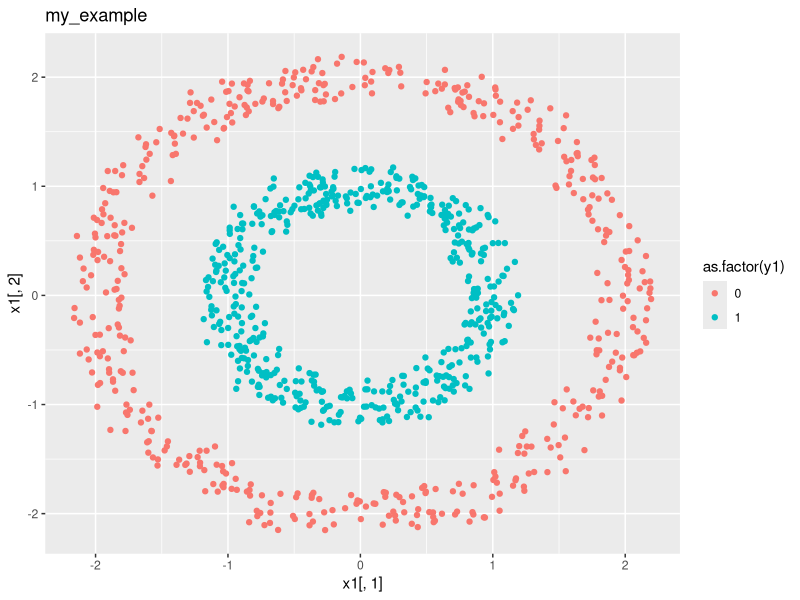
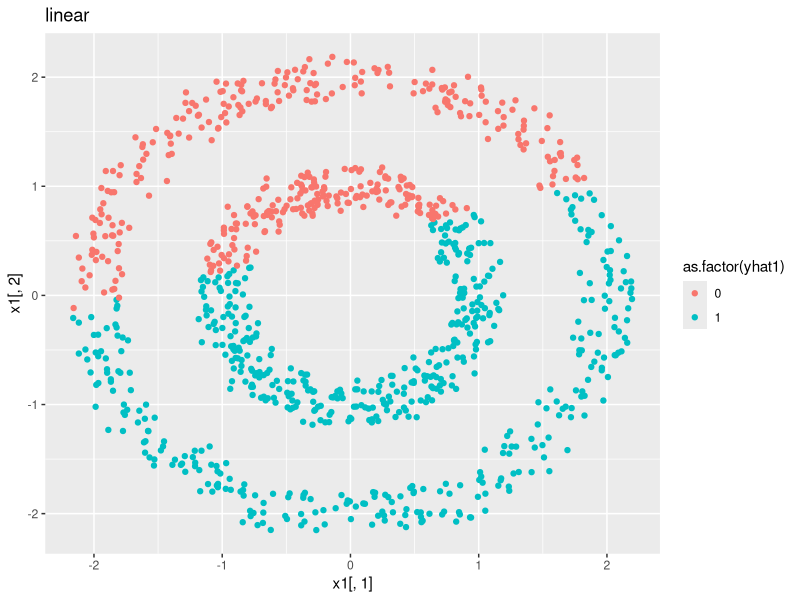
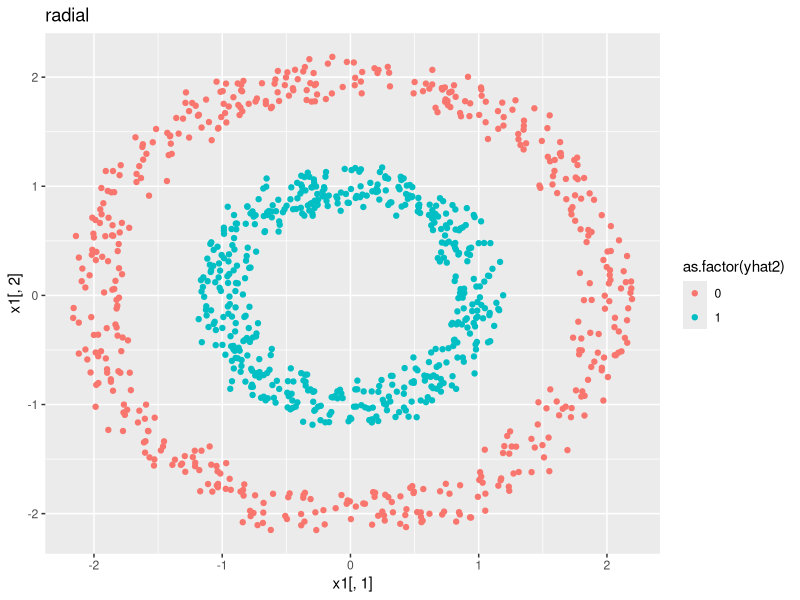
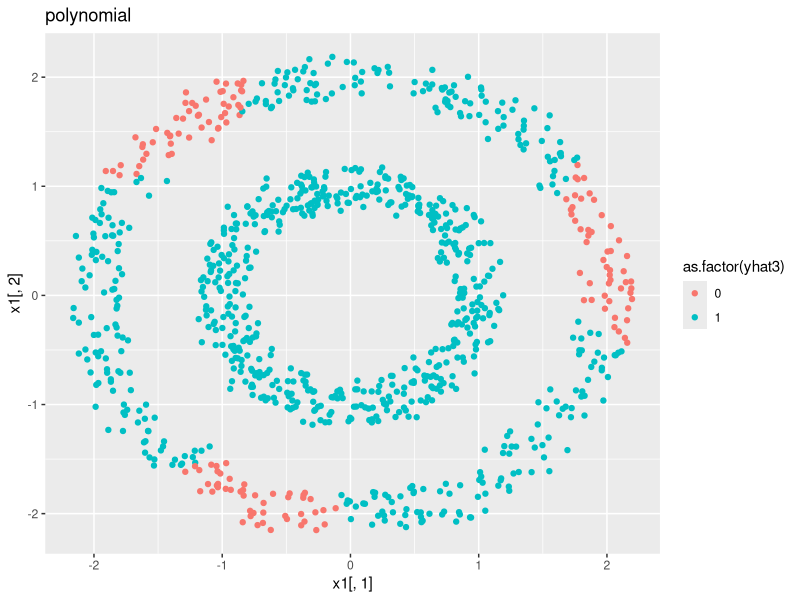
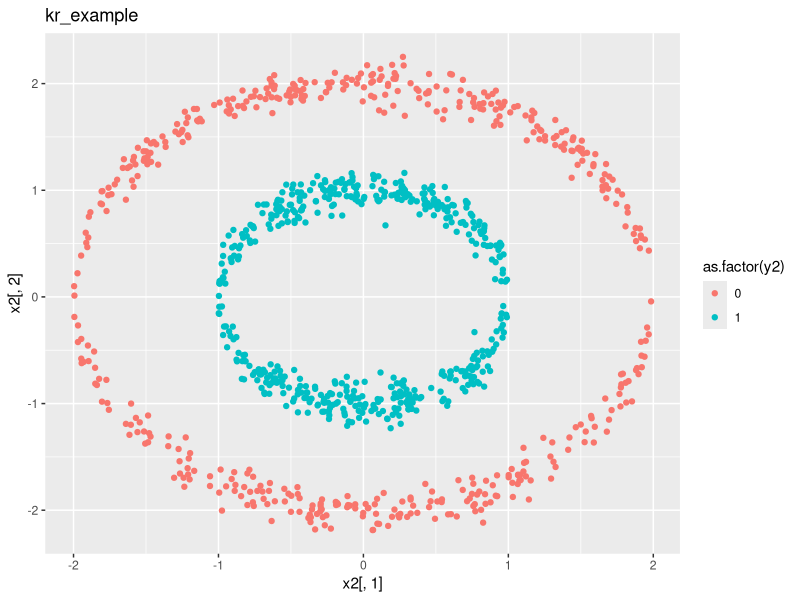
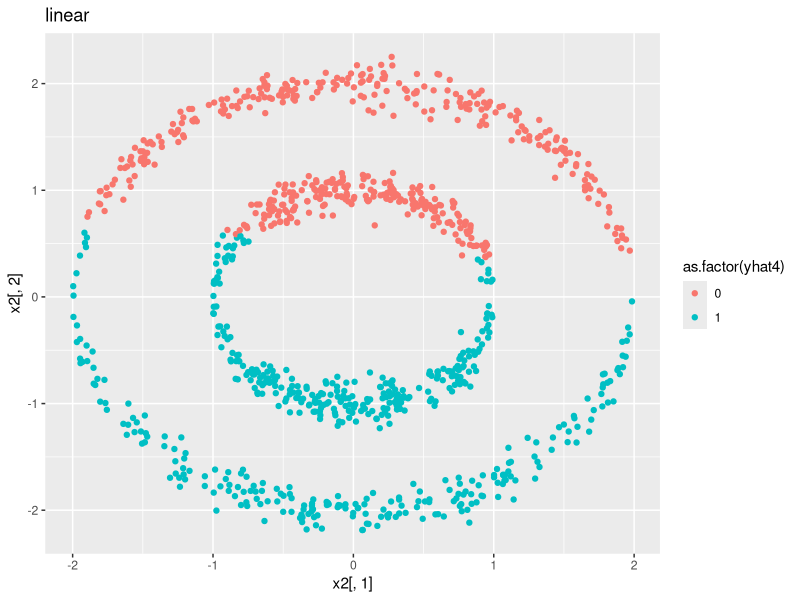
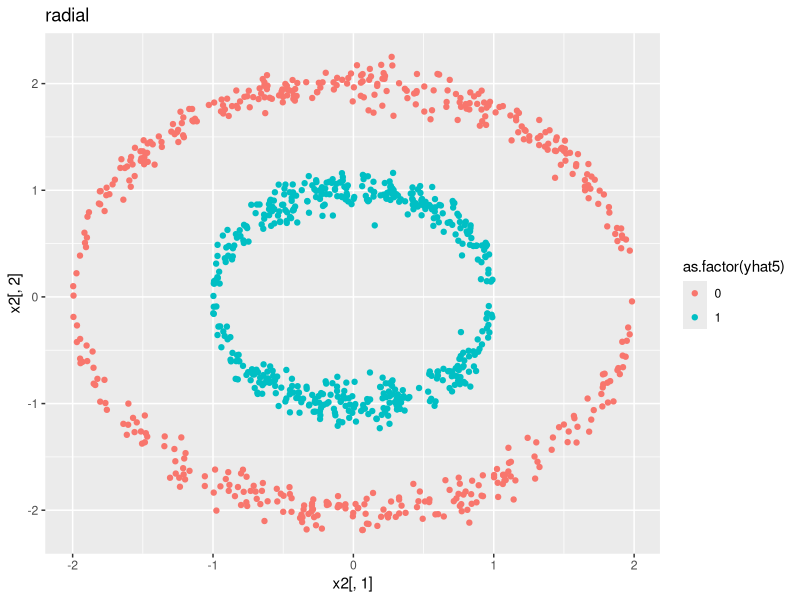
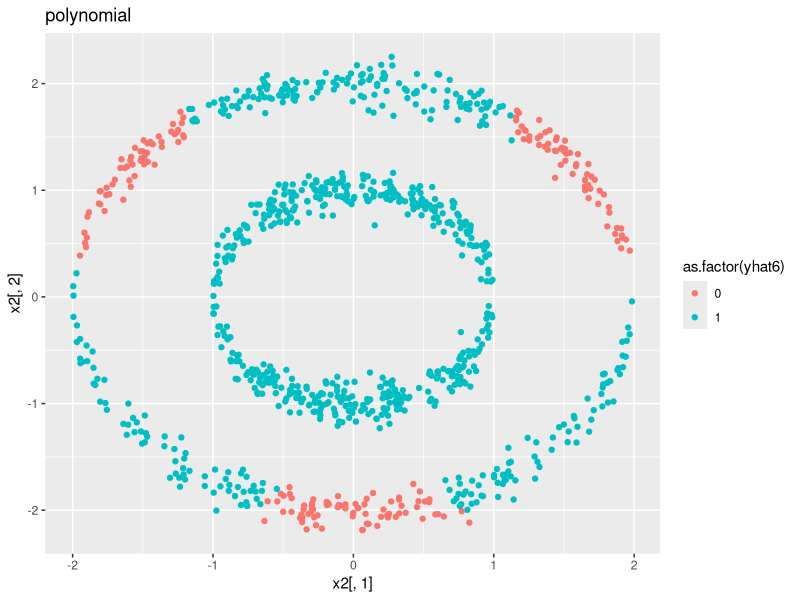

These figures' R source, in order: (Note: this script raises an error after producing the figures.)
#------------mój przykład
exampler = 500
n <- matrix(rnorm(1000),nc=2)
y1 <- c(rep(1,500),rep(0,500))
n_2 <- jitter(n/sqrt(rowSums(n^2/4)),1,0.2)
n_1 <- jitter(n/sqrt(rowSums(n^2)),1,0.2)
x1 <- rbind(n_1,n_2)
# par(mfrow=c(1,2))
# plot(x1, col=as.factor(y1))

#--------------Przykład prowadzącego

y2 <- c(rep(1,500),rep(0,500))
x2 <- matrix(0,ncol=2,nrow=1000)
x2[1:500,1] <- runif(500,-1,1)
x2[501:1000,1] <- runif(500,-2,2)
x2[1:500,2] <- sample(c(-1,1),size=500,replace=T,prob=c(0.5,0.5))*sqrt(1-x2[1:500,1]^2)
x2[501:1000,2] <- sample(c(-1,1),size=500,replace=T,prob=c(0.5,0.5))*sqrt(4-x2[501:1000,1]^2)
x2[,2] <- x2[,2]+rnorm(1000,0,0.1)
# plot(x,col=as.factor(y2))


library(ggplot2)
library(e1071)

m1 <- svm(x1,as.factor(y1), kernel="linear")
m2 <- svm(x1,as.factor(y1), kernel="radial")
m3 <- svm(x1,as.factor(y1), kernel="polynomial")

yhat1 <- predict(m1,x1)
yhat2 <- predict(m2,x1)
yhat3 <- predict(m3,x1)

p1 <- ggplot(data=data.frame(y=y1,x=x1),aes(x=x1[,1], y=x1[,2], col=as.factor(y1)))+geom_point()+ggtitle("my_example") 
p2 <- ggplot(data=data.frame(y=yhat1,x=x1),aes(x=x1[,1], y=x1[,2], col=as.factor(yhat1)))+geom_point()+ggtitle("linear")
p3 <- ggplot(data=data.frame(y=yhat2,x=x1),aes(x=x1[,1], y=x1[,2], col=as.factor(yhat2)))+geom_point()+ggtitle("radial")
p4 <- ggplot(data=data.frame(y=yhat3,x=x1),aes(x=x1[,1], y=x1[,2], col=as.factor(yhat3)))+geom_point()+ggtitle("polynomial")

m4 <- svm(x2,as.factor(y2), kernel="linear")
m5 <- svm(x2,as.factor(y2), kernel="radial")
m6 <- svm(x2,as.factor(y2), kernel="polynomial")

yhat4 <- predict(m4,x2)
yhat5 <- predict(m5,x2)
yhat6 <- predict(m6,x2)

p5 <- ggplot(data=data.frame(y=y2,x=x2),aes(x=x2[,1], y=x2[,2], col=as.factor(y2)))+geom_point()+ggtitle("kr_example")
p6 <- ggplot(data=data.frame(y=yhat4,x=x2),aes(x=x2[,1], y=x2[,2], col=as.factor(yhat4)))+geom_point()+ggtitle("linear")
p7 <- ggplot(data=data.frame(y=yhat5,x=x2),aes(x=x2[,1], y=x2[,2], col=as.factor(yhat5)))+geom_point()+ggtitle("radial")
p8 <- ggplot(data=data.frame(y=yhat6,x=x2),aes(x=x2[,1], y=x2[,2], col=as.factor(yhat6)))+geom_point()+ggtitle("polynomial")

multiplot(p1, p2, p3, p4, p5, p6, p7, p8, cols=2)

multiplot <- function(..., plotlist=NULL, file, cols=1, layout=NULL) {
  library(grid)
  
  # Make a list from the ... arguments and plotlist
  plots <- c(list(...), plotlist)
  
  numPlots = length(plots)
  
  # If layout is NULL, then use 'cols' to determine layout
  if (is.null(layout)) {
    # Make the panel
    # ncol: Number of columns of plots
    # nrow: Number of rows needed, calculated from # of cols
    layout <- matrix(seq(1, cols * ceiling(numPlots/cols)),
                     ncol = cols, nrow = ceiling(numPlots/cols))
  }
  
  if (numPlots==1) {
    print(plots[[1]])
    
  } else {
    # Set up the page
    grid.newpage()
    pushViewport(viewport(layout = grid.layout(nrow(layout), ncol(layout))))
    
    # Make each plot, in the correct location
    for (i in 1:numPlots) {
      # Get the i,j matrix positions of the regions that contain this subplot
      matchidx <- as.data.frame(which(layout == i, arr.ind = TRUE))
      
      print(plots[[i]], vp = viewport(layout.pos.row = matchidx$row,
                                      layout.pos.col = matchidx$col))
    }
  }
}
